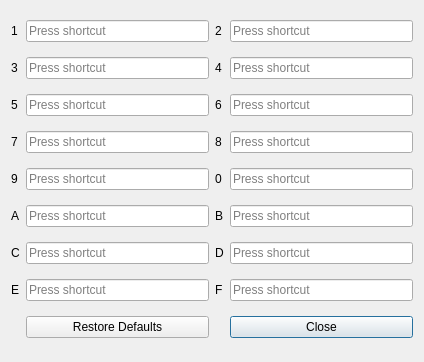
<?xml version="1.0" encoding="UTF-8"?>
<ui version="4.0">
 <class>BindKeys</class>
 <widget class="QDialog" name="BindKeys">
  <property name="geometry">
   <rect>
    <x>0</x>
    <y>0</y>
    <width>424</width>
    <height>362</height>
   </rect>
  </property>
  <property name="windowTitle">
   <string>Change Key Binds</string>
  </property>
  <layout class="QGridLayout" name="gridLayout">
   <item row="11" column="4">
    <widget class="QPushButton" name="Close">
     <property name="text">
      <string>Close</string>
     </property>
    </widget>
   </item>
   <item row="10" column="1">
    <widget class="QLabel" name="label_E">
     <property name="text">
      <string>E</string>
     </property>
    </widget>
   </item>
   <item row="4" column="1">
    <widget class="QLabel" name="label_3">
     <property name="text">
      <string>3</string>
     </property>
    </widget>
   </item>
   <item row="2" column="3">
    <widget class="QLabel" name="label_2">
     <property name="text">
      <string>2</string>
     </property>
    </widget>
   </item>
   <item row="11" column="2">
    <widget class="QPushButton" name="RestoreDefaults">
     <property name="text">
      <string>Restore Defaults</string>
     </property>
    </widget>
   </item>
   <item row="2" column="1">
    <widget class="QLabel" name="label_1">
     <property name="text">
      <string>1</string>
     </property>
    </widget>
   </item>
   <item row="7" column="3">
    <widget class="QLabel" name="label_0">
     <property name="text">
      <string>0</string>
     </property>
    </widget>
   </item>
   <item row="7" column="1">
    <widget class="QLabel" name="label_9">
     <property name="text">
      <string>9</string>
     </property>
    </widget>
   </item>
   <item row="9" column="1">
    <widget class="QLabel" name="label_C">
     <property name="text">
      <string>C</string>
     </property>
    </widget>
   </item>
   <item row="5" column="3">
    <widget class="QLabel" name="label_6">
     <property name="text">
      <string>6</string>
     </property>
    </widget>
   </item>
   <item row="10" column="3">
    <widget class="QLabel" name="label_F">
     <property name="text">
      <string>F</string>
     </property>
    </widget>
   </item>
   <item row="4" column="3">
    <widget class="QLabel" name="label_4">
     <property name="text">
      <string>4</string>
     </property>
    </widget>
   </item>
   <item row="8" column="3">
    <widget class="QLabel" name="label_B">
     <property name="text">
      <string>B</string>
     </property>
    </widget>
   </item>
   <item row="6" column="1">
    <widget class="QLabel" name="label_7">
     <property name="text">
      <string>7</string>
     </property>
    </widget>
   </item>
   <item row="9" column="3">
    <widget class="QLabel" name="label_D">
     <property name="text">
      <string>D</string>
     </property>
    </widget>
   </item>
   <item row="5" column="1">
    <widget class="QLabel" name="label_5">
     <property name="text">
      <string>5</string>
     </property>
    </widget>
   </item>
   <item row="6" column="3">
    <widget class="QLabel" name="label_8">
     <property name="text">
      <string>8</string>
     </property>
    </widget>
   </item>
   <item row="2" column="2">
    <widget class="QKeySequenceEdit" name="keySequenceEdit_1"/>
   </item>
   <item row="2" column="4">
    <widget class="QKeySequenceEdit" name="keySequenceEdit_2"/>
   </item>
   <item row="4" column="2">
    <widget class="QKeySequenceEdit" name="keySequenceEdit_3"/>
   </item>
   <item row="4" column="4">
    <widget class="QKeySequenceEdit" name="keySequenceEdit_4"/>
   </item>
   <item row="5" column="2">
    <widget class="QKeySequenceEdit" name="keySequenceEdit_5"/>
   </item>
   <item row="5" column="4">
    <widget class="QKeySequenceEdit" name="keySequenceEdit_6"/>
   </item>
   <item row="6" column="2">
    <widget class="QKeySequenceEdit" name="keySequenceEdit_7"/>
   </item>
   <item row="6" column="4">
    <widget class="QKeySequenceEdit" name="keySequenceEdit_8"/>
   </item>
   <item row="7" column="2">
    <widget class="QKeySequenceEdit" name="keySequenceEdit_9"/>
   </item>
   <item row="7" column="4">
    <widget class="QKeySequenceEdit" name="keySequenceEdit_0"/>
   </item>
   <item row="8" column="2">
    <widget class="QKeySequenceEdit" name="keySequenceEdit_A"/>
   </item>
   <item row="8" column="4">
    <widget class="QKeySequenceEdit" name="keySequenceEdit_B"/>
   </item>
   <item row="9" column="2">
    <widget class="QKeySequenceEdit" name="keySequenceEdit_C"/>
   </item>
   <item row="9" column="4">
    <widget class="QKeySequenceEdit" name="keySequenceEdit_D"/>
   </item>
   <item row="10" column="2">
    <widget class="QKeySequenceEdit" name="keySequenceEdit_E"/>
   </item>
   <item row="10" column="4">
    <widget class="QKeySequenceEdit" name="keySequenceEdit_F"/>
   </item>
   <item row="8" column="1">
    <widget class="QLabel" name="label_A">
     <property name="text">
      <string>A</string>
     </property>
    </widget>
   </item>
  </layout>
 </widget>
 <resources/>
 <connections/>
</ui>
